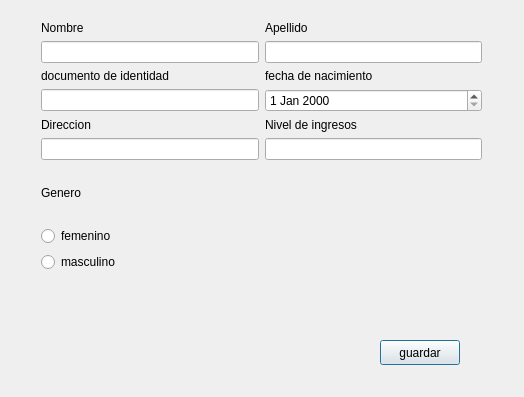
<?xml version="1.0" encoding="UTF-8"?>
<ui version="4.0">
 <class>regpc</class>
 <widget class="QDialog" name="regpc">
  <property name="geometry">
   <rect>
    <x>0</x>
    <y>0</y>
    <width>524</width>
    <height>397</height>
   </rect>
  </property>
  <property name="windowTitle">
   <string>Dialog</string>
  </property>
  <widget class="QPushButton" name="pushButton">
   <property name="geometry">
    <rect>
     <x>380</x>
     <y>340</y>
     <width>80</width>
     <height>25</height>
    </rect>
   </property>
   <property name="text">
    <string>guardar</string>
   </property>
  </widget>
  <widget class="QWidget" name="">
   <property name="geometry">
    <rect>
     <x>41</x>
     <y>21</y>
     <width>441</width>
     <height>251</height>
    </rect>
   </property>
   <layout class="QGridLayout" name="gridLayout_2">
    <item row="0" column="0">
     <layout class="QGridLayout" name="gridLayout">
      <item row="3" column="0">
       <widget class="QLabel" name="label_3">
        <property name="text">
         <string>documento de identidad </string>
        </property>
       </widget>
      </item>
      <item row="4" column="1">
       <widget class="QDateEdit" name="dateEdit"/>
      </item>
      <item row="4" column="0">
       <widget class="QLineEdit" name="docidtp"/>
      </item>
      <item row="3" column="1">
       <widget class="QLabel" name="label_4">
        <property name="text">
         <string>fecha de nacimiento</string>
        </property>
       </widget>
      </item>
      <item row="2" column="1">
       <widget class="QLineEdit" name="apellidop"/>
      </item>
      <item row="5" column="0">
       <widget class="QLabel" name="label_5">
        <property name="text">
         <string>Direccion</string>
        </property>
       </widget>
      </item>
      <item row="5" column="1">
       <widget class="QLabel" name="label_7">
        <property name="text">
         <string>Nivel de ingresos </string>
        </property>
       </widget>
      </item>
      <item row="6" column="0">
       <widget class="QLineEdit" name="direccion"/>
      </item>
      <item row="6" column="1">
       <widget class="QLineEdit" name="niveling"/>
      </item>
      <item row="2" column="0">
       <widget class="QLineEdit" name="nombrep"/>
      </item>
      <item row="0" column="1">
       <widget class="QLabel" name="label_2">
        <property name="text">
         <string>Apellido</string>
        </property>
       </widget>
      </item>
      <item row="0" column="0">
       <widget class="QLabel" name="label">
        <property name="text">
         <string>Nombre</string>
        </property>
       </widget>
      </item>
     </layout>
    </item>
    <item row="1" column="0">
     <layout class="QVBoxLayout" name="verticalLayout_2">
      <item>
       <widget class="QLabel" name="label_6">
        <property name="text">
         <string>Genero </string>
        </property>
       </widget>
      </item>
      <item>
       <layout class="QVBoxLayout" name="verticalLayout">
        <item>
         <widget class="QRadioButton" name="radioButton">
          <property name="text">
           <string>femenino</string>
          </property>
         </widget>
        </item>
        <item>
         <widget class="QRadioButton" name="radioButton_2">
          <property name="text">
           <string>masculino</string>
          </property>
         </widget>
        </item>
       </layout>
      </item>
     </layout>
    </item>
   </layout>
  </widget>
 </widget>
 <resources/>
 <connections/>
</ui>
